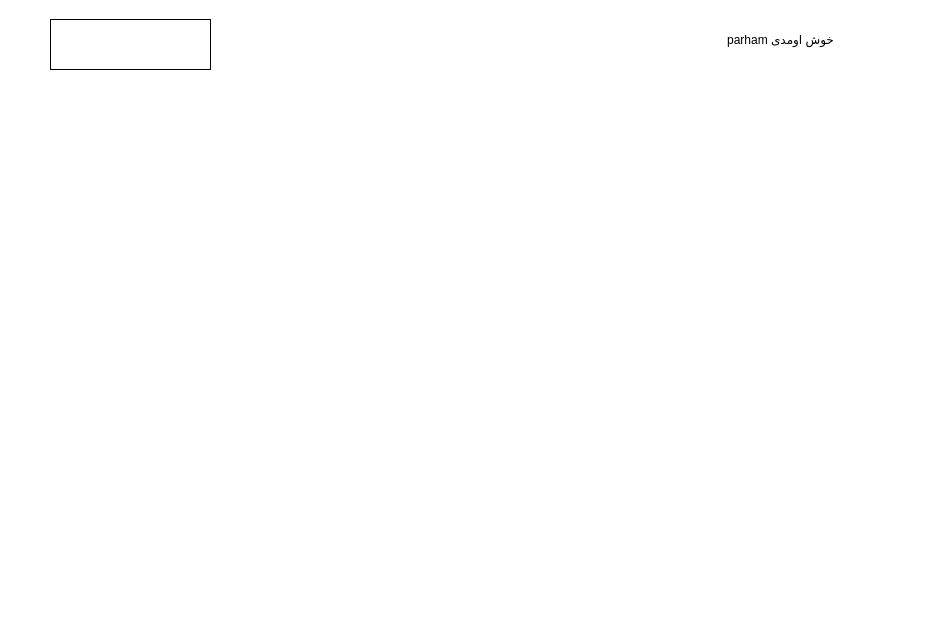
<?xml version="1.0" encoding="UTF-8"?>
<ui version="4.0">
 <class>mainWindow</class>
 <widget class="QDialog" name="mainWindow">
  <property name="geometry">
   <rect>
    <x>0</x>
    <y>0</y>
    <width>933</width>
    <height>634</height>
   </rect>
  </property>
  <property name="windowTitle">
   <string>Dialog</string>
  </property>
  <property name="styleSheet">
   <string notr="true">#mainWindow{
background-color : #fff
}</string>
  </property>
  <widget class="QWidget" name="headerSection" native="true">
   <property name="geometry">
    <rect>
     <x>0</x>
     <y>-1</y>
     <width>931</width>
     <height>91</height>
    </rect>
   </property>
   <property name="styleSheet">
    <string notr="true">#headerSection{
	border : 1px solid #fff

}</string>
   </property>
   <widget class="QPushButton" name="welcome_btn">
    <property name="geometry">
     <rect>
      <x>640</x>
      <y>20</y>
      <width>281</width>
      <height>41</height>
     </rect>
    </property>
    <property name="styleSheet">
     <string notr="true">font: 18pt &quot;B Nazanin&quot;;
border : none;
backgrond-color : transparent</string>
    </property>
    <property name="text">
     <string>parham خوش اومدی</string>
    </property>
   </widget>
   <widget class="QLabel" name="label">
    <property name="geometry">
     <rect>
      <x>50</x>
      <y>20</y>
      <width>141</width>
      <height>51</height>
     </rect>
    </property>
    <property name="text">
     <string/>
    </property>
    <property name="pixmap">
     <pixmap>../Tools/imgs/exitAccount.jpg</pixmap>
    </property>
   </widget>
   <widget class="QPushButton" name="exitAcc_btn">
    <property name="geometry">
     <rect>
      <x>50</x>
      <y>20</y>
      <width>161</width>
      <height>51</height>
     </rect>
    </property>
    <property name="cursor">
     <cursorShape>PointingHandCursor</cursorShape>
    </property>
    <property name="styleSheet">
     <string notr="true">#exitAcc_btn{
	background-color : transparent;
	border : 1px solid #000;
}</string>
    </property>
    <property name="text">
     <string/>
    </property>
   </widget>
  </widget>
  <widget class="QLabel" name="label_2">
   <property name="geometry">
    <rect>
     <x>650</x>
     <y>180</y>
     <width>251</width>
     <height>51</height>
    </rect>
   </property>
   <property name="text">
    <string/>
   </property>
   <property name="pixmap">
    <pixmap>../Tools/imgs/viewOperatorDetails.jpg</pixmap>
   </property>
  </widget>
  <widget class="QPushButton" name="viewOperator_btn">
   <property name="geometry">
    <rect>
     <x>650</x>
     <y>180</y>
     <width>251</width>
     <height>51</height>
    </rect>
   </property>
   <property name="cursor">
    <cursorShape>PointingHandCursor</cursorShape>
   </property>
   <property name="styleSheet">
    <string notr="true">#viewOperator_btn{
	background-color : transparent;
	border : none;
}</string>
   </property>
   <property name="text">
    <string/>
   </property>
  </widget>
  <widget class="QLabel" name="label_3">
   <property name="geometry">
    <rect>
     <x>650</x>
     <y>260</y>
     <width>251</width>
     <height>51</height>
    </rect>
   </property>
   <property name="text">
    <string/>
   </property>
   <property name="pixmap">
    <pixmap>../Tools/imgs/viewUsersDetails.jpg</pixmap>
   </property>
  </widget>
  <widget class="QPushButton" name="viewUsers_btn">
   <property name="geometry">
    <rect>
     <x>650</x>
     <y>260</y>
     <width>251</width>
     <height>51</height>
    </rect>
   </property>
   <property name="cursor">
    <cursorShape>PointingHandCursor</cursorShape>
   </property>
   <property name="styleSheet">
    <string notr="true">#viewUsers_btn{
	background-color : transparent;
	border : none;
}</string>
   </property>
   <property name="text">
    <string/>
   </property>
  </widget>
  <widget class="QLabel" name="label_4">
   <property name="geometry">
    <rect>
     <x>650</x>
     <y>340</y>
     <width>251</width>
     <height>51</height>
    </rect>
   </property>
   <property name="text">
    <string/>
   </property>
   <property name="pixmap">
    <pixmap>../Tools/imgs/viewDiscount.jpg</pixmap>
   </property>
  </widget>
  <widget class="QPushButton" name="viewDiscount_btn">
   <property name="geometry">
    <rect>
     <x>650</x>
     <y>340</y>
     <width>251</width>
     <height>51</height>
    </rect>
   </property>
   <property name="cursor">
    <cursorShape>PointingHandCursor</cursorShape>
   </property>
   <property name="styleSheet">
    <string notr="true">#viewDiscount_btn{
	background-color : transparent;
	border : none;
}</string>
   </property>
   <property name="text">
    <string/>
   </property>
  </widget>
  <widget class="QLabel" name="label_5">
   <property name="geometry">
    <rect>
     <x>650</x>
     <y>420</y>
     <width>251</width>
     <height>51</height>
    </rect>
   </property>
   <property name="text">
    <string/>
   </property>
   <property name="pixmap">
    <pixmap>../Tools/imgs/viewUserShopCart.jpg</pixmap>
   </property>
  </widget>
  <widget class="QPushButton" name="viewUsersShopCart_btn">
   <property name="geometry">
    <rect>
     <x>650</x>
     <y>420</y>
     <width>251</width>
     <height>51</height>
    </rect>
   </property>
   <property name="cursor">
    <cursorShape>PointingHandCursor</cursorShape>
   </property>
   <property name="styleSheet">
    <string notr="true">#viewUsersShopCart_btn{
	background-color : transparent;
	border : none;
}</string>
   </property>
   <property name="text">
    <string/>
   </property>
  </widget>
  <widget class="QLabel" name="label_6">
   <property name="geometry">
    <rect>
     <x>340</x>
     <y>180</y>
     <width>251</width>
     <height>51</height>
    </rect>
   </property>
   <property name="text">
    <string/>
   </property>
   <property name="pixmap">
    <pixmap>../Tools/imgs/viewProducts.jpg</pixmap>
   </property>
  </widget>
  <widget class="QPushButton" name="viewProducts_btn">
   <property name="geometry">
    <rect>
     <x>340</x>
     <y>180</y>
     <width>251</width>
     <height>51</height>
    </rect>
   </property>
   <property name="cursor">
    <cursorShape>PointingHandCursor</cursorShape>
   </property>
   <property name="styleSheet">
    <string notr="true">#viewProducts_btn{
	background-color : transparent;
	border : none;
}</string>
   </property>
   <property name="text">
    <string/>
   </property>
  </widget>
  <widget class="QLabel" name="label_7">
   <property name="geometry">
    <rect>
     <x>340</x>
     <y>260</y>
     <width>251</width>
     <height>51</height>
    </rect>
   </property>
   <property name="text">
    <string/>
   </property>
   <property name="pixmap">
    <pixmap>../Tools/imgs/viewCat.jpg</pixmap>
   </property>
  </widget>
  <widget class="QPushButton" name="viewCats_btn">
   <property name="geometry">
    <rect>
     <x>340</x>
     <y>260</y>
     <width>251</width>
     <height>51</height>
    </rect>
   </property>
   <property name="cursor">
    <cursorShape>PointingHandCursor</cursorShape>
   </property>
   <property name="styleSheet">
    <string notr="true">#viewCats_btn{
	background-color : transparent;
	border : none;
}</string>
   </property>
   <property name="text">
    <string/>
   </property>
  </widget>
  <widget class="QLabel" name="label_8">
   <property name="geometry">
    <rect>
     <x>340</x>
     <y>340</y>
     <width>261</width>
     <height>51</height>
    </rect>
   </property>
   <property name="text">
    <string/>
   </property>
   <property name="pixmap">
    <pixmap>../Tools/imgs/viewSalers.jpg</pixmap>
   </property>
  </widget>
  <widget class="QPushButton" name="viewSalers_btn">
   <property name="geometry">
    <rect>
     <x>340</x>
     <y>340</y>
     <width>251</width>
     <height>51</height>
    </rect>
   </property>
   <property name="cursor">
    <cursorShape>PointingHandCursor</cursorShape>
   </property>
   <property name="styleSheet">
    <string notr="true">#viewSalers_btn{
	background-color : transparent;
	border : none;
}</string>
   </property>
   <property name="text">
    <string/>
   </property>
  </widget>
 </widget>
 <resources/>
 <connections/>
</ui>
